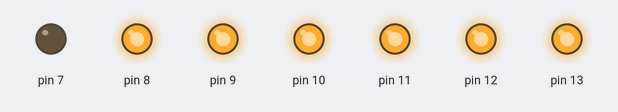
A sketch run on a simulated Arduino Uno, built with avr-gcc and run on an emulated ATmega328P. On the bench: output pins drawn as LEDs (lit = HIGH).

Above: at 0.2 s.
At 1.2 s:
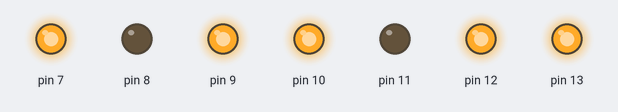
At 2.2 s:
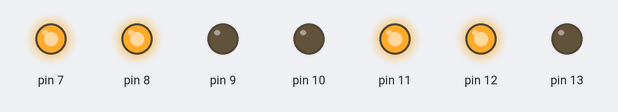
At 4.7 s:
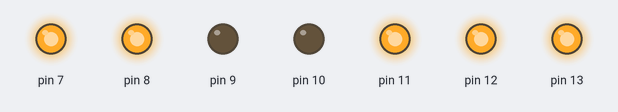
At 7.2 s:
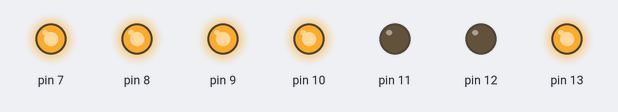
At 9.7 s:
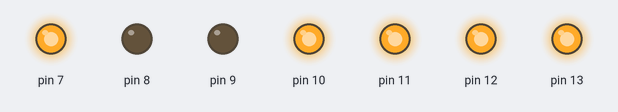
Timing chart, 0 to 10.4 s (numbered marks = the images above):
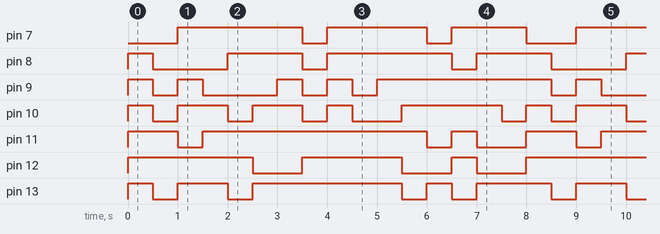

Measured:
- by itself, pin 7: repeats every 8.0 s: LOW 0.50 s, HIGH 2.0 s, LOW 0.50 s, HIGH 1.5 s, LOW 1.0 s, HIGH 2.5 s
- by itself, pin 8: repeats every 8.0 s: LOW 1.5 s, HIGH 1.5 s, LOW 0.50 s, HIGH 2.5 s, LOW 0.50 s, HIGH 1.5 s
- by itself, pin 9: repeats every 8.0 s: LOW 0.50 s, HIGH 0.50 s, LOW 1.5 s, 2 × (HIGH 0.50 s, LOW 0.50 s), HIGH 3.5 s
- by itself, pin 10: repeats every 8.0 s: 2 × (LOW 0.50 s, HIGH 1.0 s), LOW 0.50 s, HIGH 0.50 s, LOW 1.0 s, HIGH 2.0 s, LOW 0.50 s, HIGH 0.50 s
- by itself, pin 11: repeats every 8.0 s: LOW 0.50 s, HIGH 4.5 s, LOW 0.50 s, HIGH 0.50 s, LOW 1.0 s, HIGH 1.0 s
- by itself, pin 12: repeats every 8.0 s: LOW 1.0 s, HIGH 2.0 s, LOW 1.0 s, HIGH 0.50 s, LOW 1.0 s, HIGH 2.5 s
- by itself, pin 13: repeats every 8.0 s: LOW 0.50 s, HIGH 1.0 s, LOW 0.50 s, HIGH 3.0 s, LOW 0.50 s, HIGH 0.50 s, LOW 0.50 s, HIGH 1.5 s

The sketch:

7segmentbasic.ino
```cpp
void setup() {
  // put your setup code here, to run once:
  pinMode(13,OUTPUT);
  pinMode(12,OUTPUT);
  pinMode(11,OUTPUT);
  pinMode(10,OUTPUT);
  pinMode(9,OUTPUT);
  pinMode(8,OUTPUT);
  pinMode(7,OUTPUT);
}
void loop() {
  // put your main code here, to run repeatedly:
digitalWrite(13,HIGH);
digitalWrite(12,HIGH);
digitalWrite(11,HIGH);
digitalWrite(10,HIGH);
digitalWrite(9,HIGH);
digitalWrite(8,HIGH);
digitalWrite(7,LOW);
delay(500);
digitalWrite(13,LOW);
digitalWrite(12,HIGH);
digitalWrite(11,HIGH);
digitalWrite(10,LOW);
digitalWrite(9,LOW);
digitalWrite(8,LOW);
digitalWrite(7,LOW);
delay(500);
digitalWrite(13,HIGH);
digitalWrite(12,HIGH);
digitalWrite(11,LOW);
digitalWrite(10,HIGH);
digitalWrite(9,HIGH);
digitalWrite(8,LOW);
digitalWrite(7,HIGH);
delay(500);
digitalWrite(13,HIGH);
digitalWrite(12,HIGH);
digitalWrite(11,HIGH);
digitalWrite(10,HIGH);
digitalWrite(9,LOW);
digitalWrite(8,LOW);
digitalWrite(7,HIGH);
delay(500);
digitalWrite(13,LOW);
digitalWrite(12,HIGH);
digitalWrite(11,HIGH);
digitalWrite(10,LOW);
digitalWrite(9,LOW);
digitalWrite(8,HIGH);
digitalWrite(7,HIGH);
delay(500);
digitalWrite(13,HIGH);
digitalWrite(12,LOW);
digitalWrite(11,HIGH);
digitalWrite(10,HIGH);
digitalWrite(9,LOW);
digitalWrite(8,HIGH);
digitalWrite(7,HIGH);
delay(500);
digitalWrite(13,HIGH);
digitalWrite(12,LOW);
digitalWrite(11,HIGH);
digitalWrite(10,HIGH);
digitalWrite(9,HIGH);
digitalWrite(8,HIGH);
digitalWrite(7,HIGH);
delay(500);
digitalWrite(13,HIGH);
digitalWrite(12,HIGH);
digitalWrite(11,HIGH);
digitalWrite(10,LOW);
digitalWrite(9,LOW);
digitalWrite(8,LOW);
digitalWrite(7,LOW);
delay(500);
digitalWrite(13,HIGH);
digitalWrite(12,HIGH);
digitalWrite(11,HIGH);
digitalWrite(10,HIGH);
digitalWrite(9,HIGH);
digitalWrite(8,HIGH);
digitalWrite(7,HIGH);
delay(500);
digitalWrite(13,HIGH);
digitalWrite(12,HIGH);
digitalWrite(11,HIGH);
digitalWrite(10,LOW);
digitalWrite(9,LOW);
digitalWrite(8,HIGH);
digitalWrite(7,HIGH);
delay(500);
digitalWrite(13,HIGH);
digitalWrite(12,HIGH);
digitalWrite(11,HIGH);
digitalWrite(10,LOW);
digitalWrite(9,HIGH);
digitalWrite(8,HIGH);
digitalWrite(7,HIGH);
delay(500);
digitalWrite(13,LOW);
digitalWrite(12,LOW);
digitalWrite(11,HIGH);
digitalWrite(10,HIGH);
digitalWrite(9,HIGH);
digitalWrite(8,HIGH);
digitalWrite(7,HIGH);
delay(500);
digitalWrite(13,HIGH);
digitalWrite(12,LOW);
digitalWrite(11,LOW);
digitalWrite(10,HIGH);
digitalWrite(9,HIGH);
digitalWrite(8,HIGH);
digitalWrite(7,LOW);
delay(500);
digitalWrite(13,LOW);
digitalWrite(12,HIGH);
digitalWrite(11,HIGH);
digitalWrite(10,HIGH);
digitalWrite(9,HIGH);
digitalWrite(8,LOW);
digitalWrite(7,HIGH);
delay(500);
digitalWrite(13,HIGH);
digitalWrite(12,LOW);
digitalWrite(11,LOW);
digitalWrite(10,HIGH);
digitalWrite(9,HIGH);
digitalWrite(8,HIGH);
digitalWrite(7,HIGH);
delay(500);
digitalWrite(13,HIGH);
digitalWrite(12,LOW);
digitalWrite(11,LOW);
digitalWrite(10,LOW);
digitalWrite(9,HIGH);
digitalWrite(8,HIGH);
digitalWrite(7,HIGH);
delay(500);
}
```
